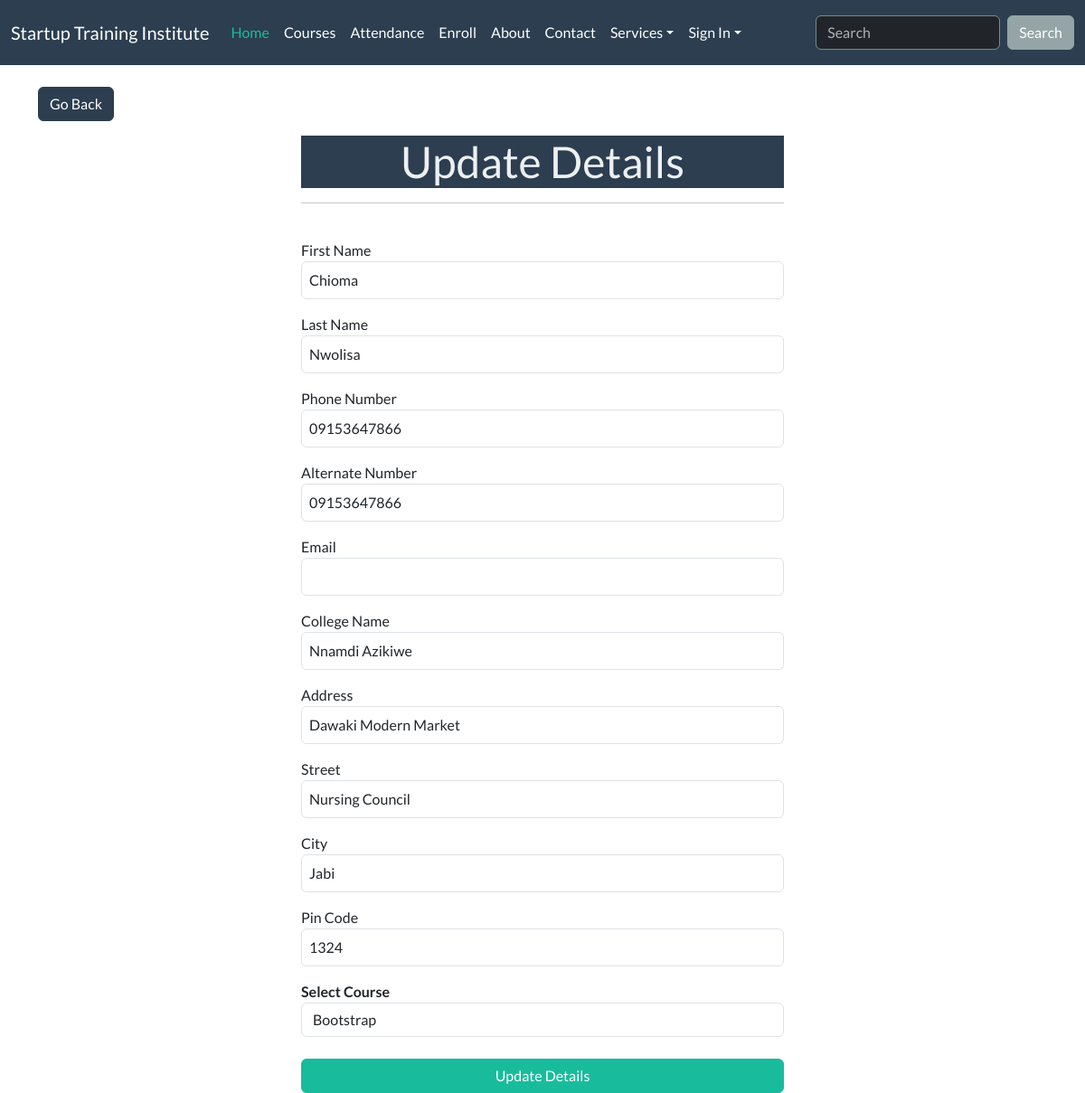
The app's page /candidate_update/1/ with its own data.
### startupapp/models.py (models this page shows, shortened)
class Register(models.Model):
    candidate_id = models.AutoField(primary_key=True)
    first_name = models.CharField(max_length=20)
    last_name = models.CharField(max_length=20)
    Phone_number = models.CharField(max_length=20)
    alternate_number = models.CharField(max_length=20)
    email = models.EmailField(unique=True)
    college_name = models.CharField(max_length=120)
    address = models.TextField(max_length=200)
    street = models.CharField(max_length=120)
    city = models.CharField(max_length=120)
    pincode = models.IntegerField()
    computer_knowledge = models.CharField(max_length=50)
    course = models.CharField(max_length=20, default=1)
    timestamp = models.DateField(auto_now_add=True)
    trainer = models.ForeignKey(Trainer, on_delete=models.DO_NOTHING, null=True)

### startupapp/views.py (the view, shortened to what this page needs)
# urls.py: path('candidate_update/<int:candidate_id>/', views.candidate_update, name='candidate_update'),
def candidate_update(request, candidate_id):
    data = Register.objects.get(pk=candidate_id)
    courses = Courses.objects.all()
    context = {'data': data, 'courses': courses}
    return render(request, 'candidate_update.html', context)

### templates/candidate_update.html (shortened to what this page needs)
{%extends 'base.html'%}
{%block body%}
<div class="container">
    <div><a href="{%url 'candidate_profile'%}" class="btn btn-primary mt-4">Go Back</a></div>
<div class="container" xmlns="http://www.w3.org/1999/html">
    <div class="row">
        <div class="col-md-3"></div>
        <div class="col-md-6">
            <h1 class="text-center bg-primary text-light mt-3">Update Details</h1>
            <hr>
            <form action="{%url 'candidate_update' data.candidate_id%}" method="post">
                <br/>
                <label for="fname">First Name</label>
                <div class="form-group">
                    <input
                     value="{{data.first_name}}"
                    type="text"
                    class="form-control p-2 mb-3"
                    id="fname"
                    name="fname"
                    placeholder="Enter First Name"
                    required
                    />
                </div>
                 <label for="lname">Last Name</label>
                <div class="form-group">
                    <input
                    value="{{data.last_name}}"
                    type="text"
                    class="form-control p-2 mb-3"
                    id="lname"
                    name="lname"
                    placeholder="Enter Last Name"
                    required
                    />
                </div>
                <label for="num">Phone Number</label>
                <div class="form-group">
                    <input
                      value="{{data.Phone_number}}"
                    type="number"
                    class="form-control p-2 mb-3"
                    id="num"
                    name="num"
                    placeholder="Enter Valid Number"
                    required
                    />
                </div>
                <label for="altnum">Alternate Number</label>
                <div class="form-group">
                    <input
                    value="{{data.alternate_number}}"
                    type="number"
                    class="form-control p-2 mb-3"
                    id="altnum"
                    name="altnum"
                    placeholder="Alternate Numbe"
                    required
                    />
                </div>
                <label for="email">Email</label>
                <div class="form-group">
                    <input
                    value="{{request.user.email}}"
                    class="form-control p-2 mb-3"
                    id="email"
                    name="email"
                    />
                </div>
                <label for="cname">College Name</label>
                <div class="form-group">
                    <input
                    value="{{data.college_name}}"
                    type="text"
                    class="form-control p-2 mb-3"
                    id="cname"
                    name="cname"
                    placeholder="Enter College Name"
                    required
                    />
                </div>
                 <label for="address">Address</label>
                <div class="form-group">
                    <input
                     value="{{data.address}}"
                    type="text"
                    class="form-control p-2 mb-3"
                    id="address"
                    name="address"
                    placeholder="Enter Address"
                    required
                    />
                </div>
                <label for="street">Street</label>
                <div class="form-group">
                    <input
                     value="{{data.street}}"
                    type="text"
                    class="form-control p-2 mb-3"
                    id="street"
                    name="street"
                    placeholder="Street Name"
                    required
                    />
                </div>
                 <label for="city">City</label>
                <div class="form-group">
                    <input
                     value="{{data.city}}"
                    type="text"
                    class="form-control p-2 mb-3"
                    id="city"
                    name="city"
                    placeholder="City"
                    required
                    />
                </div>
                 <label for="pin">Pin Code</label>
                <div class="form-group">
                    <input
                     value="{{data.pincode}}"
                    type="text"
                    class="form-control p-2 mb-3"
                    id="pin"
                    name="pin"
                    placeholder="Pin Code"
                    required
                    />
                </div>
                <div class="form-group">
                    <label for="scourse"><b>Select Course</b></label>
                    <select class="form-control" id="scourse" name="scourse" required>
                    <option value="{{data.course}}">{{data.course}}</option>
                    </select>
                </div>
                <br>
                <div class="d-grid gap-2 mb3">
                    <button type="submit" class="btn btn-success get-started-btn">Update Details</button>
                </div>
            </form>
        </div>
        <div class="col-md-3"></div>
    </div>
</div>
</div>
{%endblock%}

### records on screen
Register: fname "Chioma", lname "Nwolisa", num "09153647866", altnum "09153647866", cname "Nnamdi Azikiwe", address "Dawaki Modern Market", street "Nursing Council", city "Jabi", pin "1324", scourse "Bootstrap"
